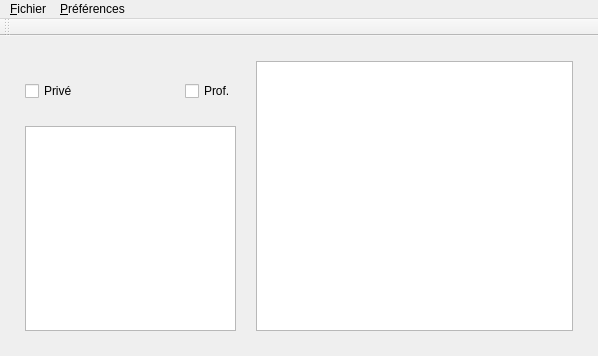
<?xml version="1.0" encoding="UTF-8"?>
<ui version="4.0">
 <class>MainWindow</class>
 <widget class="QMainWindow" name="MainWindow">
  <property name="geometry">
   <rect>
    <x>0</x>
    <y>0</y>
    <width>598</width>
    <height>356</height>
   </rect>
  </property>
  <property name="windowTitle">
   <string>MainWindow</string>
  </property>
  <widget class="QWidget" name="centralwidget">
   <property name="sizePolicy">
    <sizepolicy hsizetype="Fixed" vsizetype="Fixed">
     <horstretch>0</horstretch>
     <verstretch>0</verstretch>
    </sizepolicy>
   </property>
   <layout class="QHBoxLayout" name="horizontalLayout" stretch="2,3">
    <property name="spacing">
     <number>20</number>
    </property>
    <property name="leftMargin">
     <number>25</number>
    </property>
    <property name="topMargin">
     <number>25</number>
    </property>
    <property name="rightMargin">
     <number>25</number>
    </property>
    <property name="bottomMargin">
     <number>25</number>
    </property>
    <item>
     <layout class="QVBoxLayout" name="vLayoutLeft">
      <property name="spacing">
       <number>25</number>
      </property>
      <property name="topMargin">
       <number>20</number>
      </property>
      <property name="bottomMargin">
       <number>0</number>
      </property>
      <item>
       <layout class="QHBoxLayout" name="hLayoutChkB">
        <item>
         <widget class="QCheckBox" name="chkPrivate">
          <property name="text">
           <string>Privé</string>
          </property>
         </widget>
        </item>
        <item>
         <spacer name="horizontalSpacer">
          <property name="orientation">
           <enum>Qt::Horizontal</enum>
          </property>
          <property name="sizeHint" stdset="0">
           <size>
            <width>138</width>
            <height>20</height>
           </size>
          </property>
         </spacer>
        </item>
        <item>
         <widget class="QCheckBox" name="chkProfessional">
          <property name="text">
           <string>Prof.</string>
          </property>
         </widget>
        </item>
       </layout>
      </item>
      <item>
       <widget class="QListWidget" name="listContact"/>
      </item>
     </layout>
    </item>
    <item>
     <widget class="QPlainTextEdit" name="fieldDetailContact"/>
    </item>
   </layout>
  </widget>
  <widget class="QMenuBar" name="menubar">
   <property name="geometry">
    <rect>
     <x>0</x>
     <y>0</y>
     <width>598</width>
     <height>24</height>
    </rect>
   </property>
   <widget class="QMenu" name="menuFichier">
    <property name="title">
     <string>&amp;Fichier</string>
    </property>
    <addaction name="actionQuitter"/>
    <addaction name="action_Ajouter_contact"/>
   </widget>
   <widget class="QMenu" name="menuPr_f_rences">
    <property name="title">
     <string>&amp;Préférences</string>
    </property>
   </widget>
   <addaction name="menuFichier"/>
   <addaction name="menuPr_f_rences"/>
  </widget>
  <widget class="QToolBar" name="toolBar">
   <property name="windowTitle">
    <string>toolBar</string>
   </property>
   <attribute name="toolBarArea">
    <enum>TopToolBarArea</enum>
   </attribute>
   <attribute name="toolBarBreak">
    <bool>false</bool>
   </attribute>
  </widget>
  <action name="actionQuitter">
   <property name="text">
    <string>Quitter</string>
   </property>
  </action>
  <action name="action_Ajouter_contact">
   <property name="text">
    <string>&amp;Ajouter contact</string>
   </property>
  </action>
 </widget>
 <resources/>
 <connections/>
</ui>
